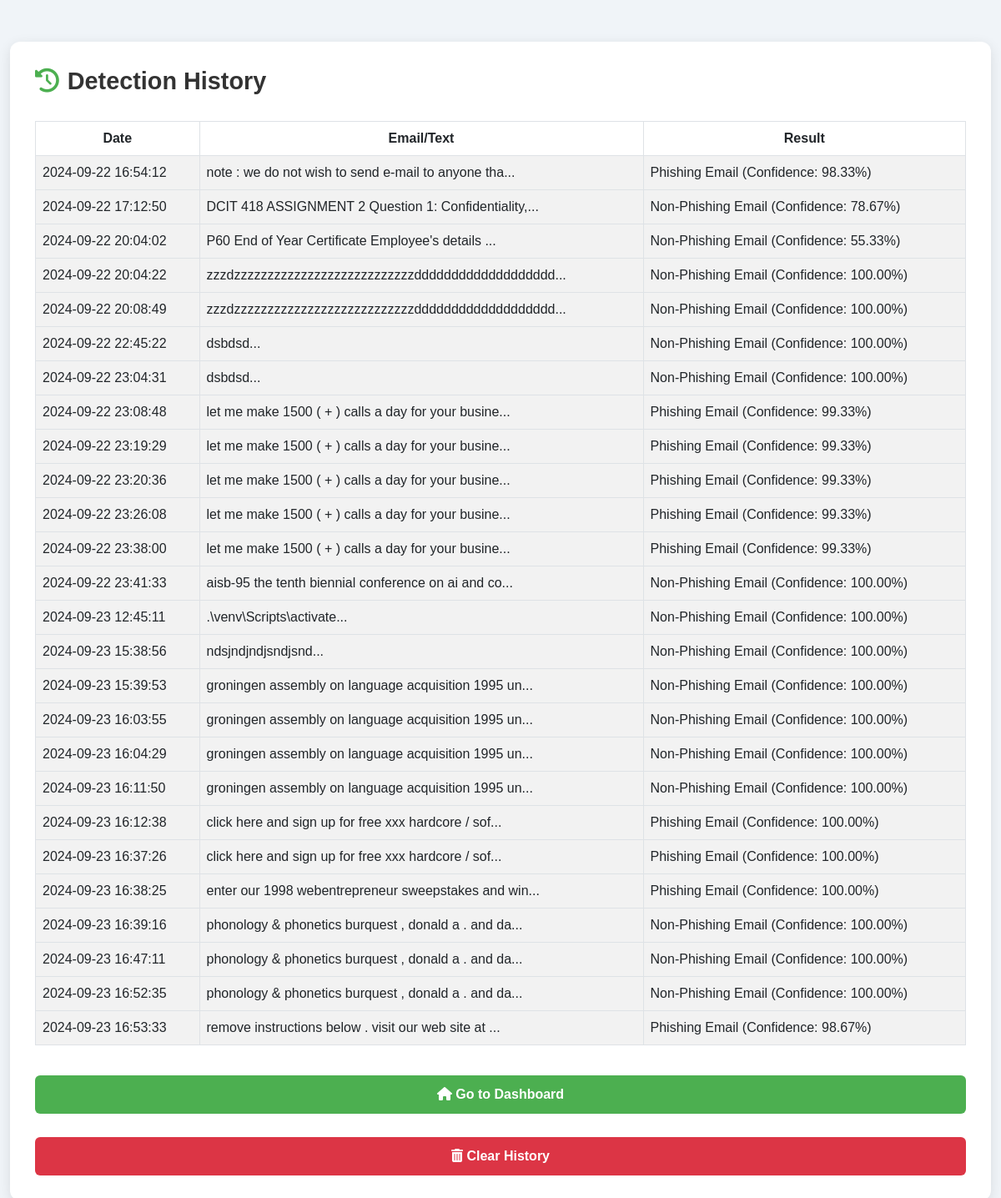
/history (signed in), run on an earlier commit of the app's database.
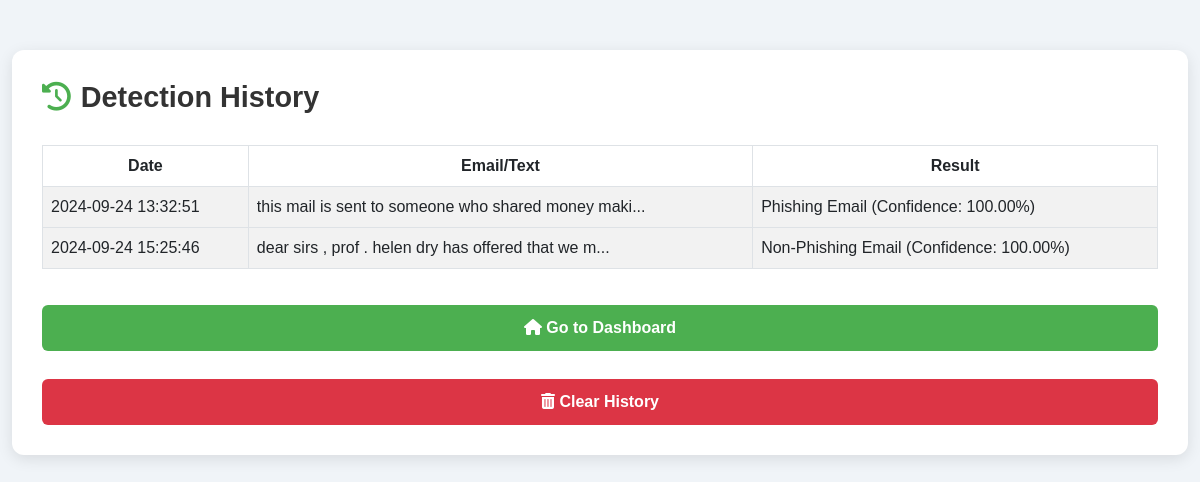
And on a later commit of the database.
### tables this page shows
CREATE TABLE detection_history (
                    id INTEGER PRIMARY KEY AUTOINCREMENT,
                    user_id INTEGER,
                    email_text TEXT,
                    result TEXT,
                    detection_date TIMESTAMP DEFAULT CURRENT_TIMESTAMP,
                    FOREIGN KEY (user_id) REFERENCES users(id) ON DELETE CASCADE
                );

### app.py (the view)
@app.route('/history')
@login_required
def history():
    conn = get_db_connection()
    if conn:
        history = conn.execute('SELECT * FROM detection_history WHERE user_id = ?', (current_user.id,)).fetchall()
        conn.close()
        return render_template('history.html', history=history)
    else:
        flash('Error fetching history', 'danger')
        return redirect(url_for('index'))

### app.py (called while the page is built)
@login_manager.user_loader
def load_user(user_id):
    return User(user_id)

def get_db_connection():
    try:
        conn = sqlite3.connect('users.db')  # Connect to SQLite database
        conn.row_factory = sqlite3.Row  # Return rows as dictionaries
        return conn
    except sqlite3.Error as e:
        logging.error(f"Database connection error: {e}")
        return None

### templates/history.html (shortened to what this page needs)
<!DOCTYPE html>
<html lang="en">
<head>
    <link href="https://cdn.jsdelivr.net/npm/bootstrap@5.3.0-alpha1/dist/css/bootstrap.min.css" rel="stylesheet">
    <link href="https://cdnjs.cloudflare.com/ajax/libs/font-awesome/6.0.0-beta3/css/all.min.css" rel="stylesheet">
</head>
<body>
    <div class="container">
        <div class="history-container">
            <h2><i class="fas fa-history"></i> Detection History</h2>
            {% if history %}
            <table class="table table-striped table-bordered">
                <thead>
                    <tr>
                        <th>Date</th>
                        <th>Email/Text</th>
                        <th>Result</th>
                    </tr>
                </thead>
                <tbody>
                    {% for entry in history %}
                    <tr>
                        <td>{{ entry['detection_date'] }}</td>
                        <td>{{ entry['email_text'][:50] }}...</td>
                        <td>{{ entry['result'] }}</td>
                    </tr>
                    {% endfor %}
                </tbody>
            </table>
            {% else %}
                <p>No detection history found.</p>
            {% endif %}
            <div class="d-grid gap-2">
                <a href="{{ url_for('index') }}" class="btn btn-custom"><i class="fas fa-home"></i> Go to Dashboard</a>
                <button class="btn btn-clear" data-bs-toggle="modal" data-bs-target="#clearHistoryModal">
                    <i class="fas fa-trash-alt"></i> Clear History
                </button>
            </div>
        </div>
    </div>
</body>
</html>

### templates/history.html (style rules this page uses)
body { font-family: 'Poppins', sans-serif; background-color: #f0f4f8; color: #333; margin: 0; padding: 0; animation: fadeIn 1s ease-in-out; }
.container { margin-top: 50px; max-width: 1200px; }
.history-container { background-color: #ffffff; padding: 30px; border-radius: 12px; box-shadow: 0 4px 15px rgba(0, 0, 0, 0.1); }
.history-container h2 { display: flex; align-items: center; margin-bottom: 30px; font-size: 1.8rem; font-weight: 600; color: #333; }
.history-container h2 i { margin-right: 10px; color: #4CAF50; }
table { width: 100%; border-collapse: collapse; margin-bottom: 20px; }
th { background-color: #4CAF50; color: #000000; font-weight: bold; text-align: center; padding: 10px; }
td { padding: 15px; background-color: #f9f9f9; color: #555; }
tr:nth-child(even) td { background-color: #f2f2f2; }
.btn-custom { background-color: #4CAF50; color: white; font-size: 1rem; font-weight: 600; transition: background-color 0.3s ease, transform 0.2s ease; }
.btn-clear { background-color: #dc3545; color: white; font-size: 1rem; font-weight: 600; }
.d-grid .btn { padding: 10px 0; margin-top: 20px; }

What changed in the data, as far as the page shows it:
removed detection_history: detection_date "2024-09-22 16:54:12", email_text "note : we do not wish to send e-mail to anyone tha", result "Phishing Email (Confidence: 98.33%)"
removed detection_history: detection_date "2024-09-22 17:12:50", email_text "DCIT 418 ASSIGNMENT 2 Question 1: Confidentiality,", result "Non-Phishing Email (Confidence: 78.67%)"
removed detection_history: detection_date "2024-09-22 20:04:02", email_text "P60 End of Year Certificate Employee's details", result "Non-Phishing Email (Confidence: 55.33%)"
removed detection_history: detection_date "2024-09-22 20:04:22", email_text "zzzdzzzzzzzzzzzzzzzzzzzzzzzzzzzddddddddddddddddddd", result "Non-Phishing Email (Confidence: 100.00%)"
removed detection_history: detection_date "2024-09-22 20:08:49", email_text "zzzdzzzzzzzzzzzzzzzzzzzzzzzzzzzddddddddddddddddddd", result "Non-Phishing Email (Confidence: 100.00%)"
removed detection_history: detection_date "2024-09-22 22:45:22", email_text "dsbdsd", result "Non-Phishing Email (Confidence: 100.00%)"
removed detection_history: detection_date "2024-09-22 23:04:31", email_text "dsbdsd", result "Non-Phishing Email (Confidence: 100.00%)"
removed detection_history: detection_date "2024-09-22 23:08:48", email_text "let me make 1500 ( + ) calls a day for your busine", result "Phishing Email (Confidence: 99.33%)"
removed detection_history: detection_date "2024-09-22 23:19:29", email_text "let me make 1500 ( + ) calls a day for your busine", result "Phishing Email (Confidence: 99.33%)"
removed detection_history: detection_date "2024-09-22 23:20:36", email_text "let me make 1500 ( + ) calls a day for your busine", result "Phishing Email (Confidence: 99.33%)"
removed detection_history: detection_date "2024-09-22 23:26:08", email_text "let me make 1500 ( + ) calls a day for your busine", result "Phishing Email (Confidence: 99.33%)"
removed detection_history: detection_date "2024-09-22 23:38:00", email_text "let me make 1500 ( + ) calls a day for your busine", result "Phishing Email (Confidence: 99.33%)"
removed detection_history: detection_date "2024-09-22 23:41:33", email_text "aisb-95 the tenth biennial conference on ai and co", result "Non-Phishing Email (Confidence: 100.00%)"
removed detection_history: detection_date "2024-09-23 12:45:11", email_text ".\\venv\\Scripts\\activate", result "Non-Phishing Email (Confidence: 100.00%)"
removed detection_history: detection_date "2024-09-23 15:38:56", email_text "ndsjndjndjsndjsnd", result "Non-Phishing Email (Confidence: 100.00%)"
removed detection_history: detection_date "2024-09-23 15:39:53", email_text "groningen assembly on language acquisition 1995 un", result "Non-Phishing Email (Confidence: 100.00%)"
removed detection_history: detection_date "2024-09-23 16:03:55", email_text "groningen assembly on language acquisition 1995 un", result "Non-Phishing Email (Confidence: 100.00%)"
removed detection_history: detection_date "2024-09-23 16:04:29", email_text "groningen assembly on language acquisition 1995 un", result "Non-Phishing Email (Confidence: 100.00%)"
removed detection_history: detection_date "2024-09-23 16:11:50", email_text "groningen assembly on language acquisition 1995 un", result "Non-Phishing Email (Confidence: 100.00%)"
removed detection_history: detection_date "2024-09-23 16:12:38", email_text "click here and sign up for free xxx hardcore / sof", result "Phishing Email (Confidence: 100.00%)"
removed detection_history: detection_date "2024-09-23 16:37:26", email_text "click here and sign up for free xxx hardcore / sof", result "Phishing Email (Confidence: 100.00%)"
removed detection_history: detection_date "2024-09-23 16:38:25", email_text "enter our 1998 webentrepreneur sweepstakes and win", result "Phishing Email (Confidence: 100.00%)"
removed detection_history: detection_date "2024-09-23 16:39:16", email_text "phonology & phonetics burquest , donald a . and da", result "Non-Phishing Email (Confidence: 100.00%)"
removed detection_history: detection_date "2024-09-23 16:47:11", email_text "phonology & phonetics burquest , donald a . and da", result "Non-Phishing Email (Confidence: 100.00%)"
removed detection_history: detection_date "2024-09-23 16:52:35", email_text "phonology & phonetics burquest , donald a . and da", result "Non-Phishing Email (Confidence: 100.00%)"
removed detection_history: detection_date "2024-09-23 16:53:33", email_text "remove instructions below . visit our web site at", result "Phishing Email (Confidence: 98.67%)"
added detection_history: detection_date "2024-09-24 13:32:51", email_text "this mail is sent to someone who shared money maki", result "Phishing Email (Confidence: 100.00%)"
added detection_history: detection_date "2024-09-24 15:25:46", email_text "dear sirs , prof . helen dry has offered that we m", result "Non-Phishing Email (Confidence: 100.00%)"
